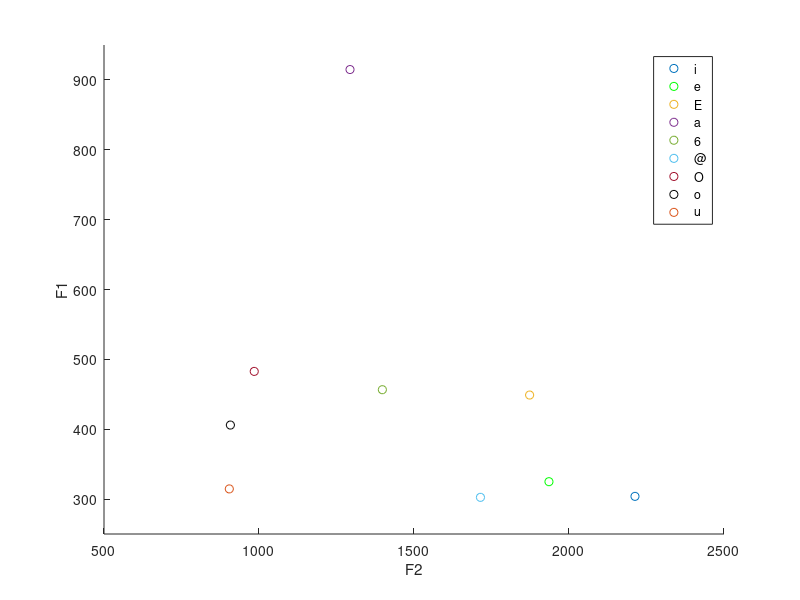

This chart was generated by the following MATLAB code:


l = [303.88 2212.85;
    324.89 1935.34;
    448.92 1872.95;
    914.88 1293.56;
    456.56 1397.92;
    302.48 1714.36;
    482.77 984.64;
    405.96 907.68;
    314.55 904.18];

F1 = l(:,1);

F2 = l(:,2);

%i = [303.88 2212.85];
%e = [324.89 1935.34];
%E = [448.92 1872.95];
%a = [914.88 1293.56];
%seis = [456.56 1397.92];
%arroba = [302.48 1714.36];
%O = [482.77 984.64];
%o = [405.96 907.68];
%u = [314.55 904.18];
figure
hold all
scatter(l(1,2),l(1,1));
scatter(l(2,2),l(2,1),'g');
scatter(l(3,2),l(3,1));
scatter(l(4,2),l(4,1));
scatter(l(5,2),l(5,1));
scatter(l(6,2),l(6,1));
scatter(l(7,2),l(7,1));
scatter(l(8,2),l(8,1),'k');
scatter(l(9,2),l(9,1));
ylim([250 950]);
legend('i','e','E','a','6','@','O','o','u');
ylabel('F1')
xlabel('F2')